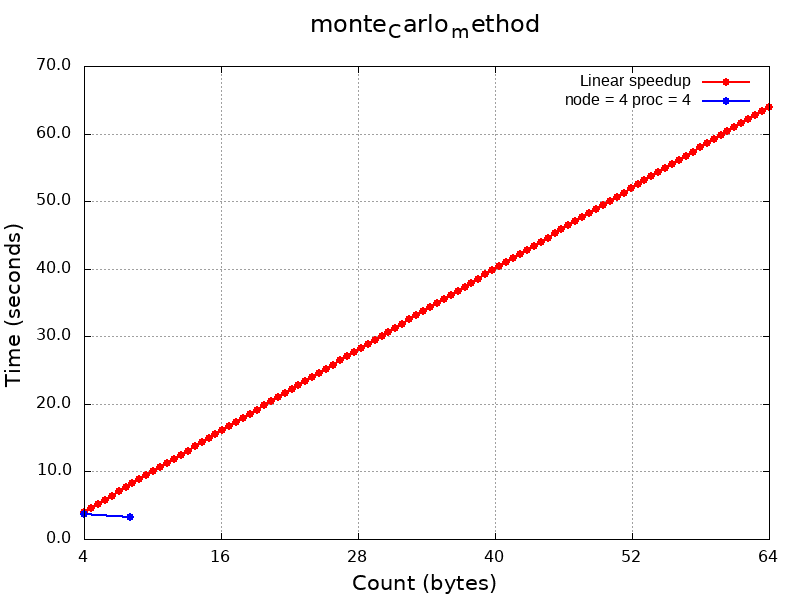

This figure's gnuplot source:
#! /usr/bin/gnuplot -persist 

set colorsequence podo
set terminal png size 800, 600
set output "monte_Carlo_method.png"
set title "monte_Carlo_method" font 'Calibri,18'
set xlabel "Count (bytes)" font 'Calibri,16'
set ylabel "Time (seconds)" font 'Calibri,16'
set format y "%.1f"
set format x "%.0f"
set xtics font 'Calibri,12'
set ytics font 'Calibri,12'
set grid

# Установка явных значений для xtics
set xtics (4, 16, 28, 40, 52, 64)
set xrange [4:64]

# Используем логарифмическую шкалу по оси Y
#set logscale y

# Построение графиков с данными из файлов
plot x title "Linear speedup" with linespoints  lw 2 pt 7 lc rgb 'red', \
     '../monte_Carlo_method' using 1:2 title "node = 4 proc = 4" with linespoints lw 2 pt 7 lc rgb 'blue'